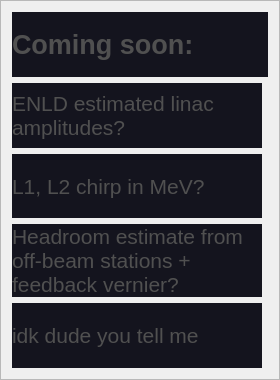
   <widget class="QFrame" name="frame_abstraction">
    <property name="geometry">
     <rect>
      <x>1625</x>
      <y>220</y>
      <width>280</width>
      <height>380</height>
     </rect>
    </property>
    <property name="styleSheet">
     <string notr="true">QFrame#frame_abstraction{
background-color: rgb(20, 20, 30);
border-radius: 5px;
}
QLabel{
background-color: rgb(20, 20, 30);
color: rgb(80,80,80);
}</string>
    </property>
    <property name="frameShape">
     <enum>QFrame::StyledPanel</enum>
    </property>
    <property name="frameShadow">
     <enum>QFrame::Raised</enum>
    </property>
    <layout class="QGridLayout" name="gridLayout">
     <item row="4" column="0">
      <widget class="QLabel" name="label_23">
       <property name="font">
        <font>
         <pointsize>16</pointsize>
        </font>
       </property>
       <property name="text">
        <string>idk dude you tell me</string>
       </property>
       <property name="alignment">
        <set>Qt::AlignLeading|Qt::AlignLeft|Qt::AlignVCenter</set>
       </property>
       <property name="wordWrap">
        <bool>true</bool>
       </property>
      </widget>
     </item>
     <item row="1" column="0">
      <widget class="QLabel" name="label_20">
       <property name="font">
        <font>
         <pointsize>16</pointsize>
        </font>
       </property>
       <property name="text">
        <string>ENLD estimated linac amplitudes?</string>
       </property>
       <property name="alignment">
        <set>Qt::AlignLeading|Qt::AlignLeft|Qt::AlignVCenter</set>
       </property>
       <property name="wordWrap">
        <bool>true</bool>
       </property>
      </widget>
     </item>
     <item row="0" column="0" colspan="2">
      <widget class="QLabel" name="label_15">
       <property name="font">
        <font>
         <pointsize>20</pointsize>
         <weight>75</weight>
         <bold>true</bold>
        </font>
       </property>
       <property name="text">
        <string>Coming soon:</string>
       </property>
       <property name="wordWrap">
        <bool>true</bool>
       </property>
      </widget>
     </item>
     <item row="3" column="0">
      <widget class="QLabel" name="label_22">
       <property name="font">
        <font>
         <pointsize>16</pointsize>
        </font>
       </property>
       <property name="text">
        <string>Headroom estimate from off-beam stations + feedback vernier?</string>
       </property>
       <property name="alignment">
        <set>Qt::AlignLeading|Qt::AlignLeft|Qt::AlignVCenter</set>
       </property>
       <property name="wordWrap">
        <bool>true</bool>
       </property>
      </widget>
     </item>
     <item row="2" column="0">
      <widget class="QLabel" name="label_21">
       <property name="font">
        <font>
         <pointsize>16</pointsize>
        </font>
       </property>
       <property name="text">
        <string>L1, L2 chirp in MeV?</string>
       </property>
       <property name="alignment">
        <set>Qt::AlignLeading|Qt::AlignLeft|Qt::AlignVCenter</set>
       </property>
       <property name="wordWrap">
        <bool>true</bool>
       </property>
      </widget>
     </item>
    </layout>
   </widget>
